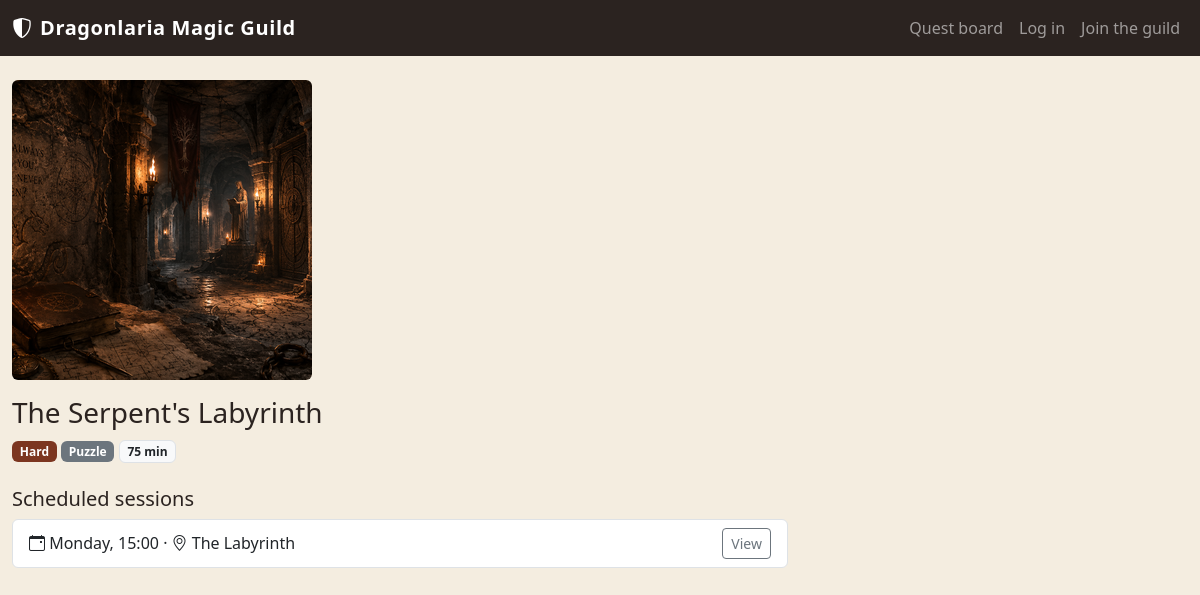
Before: /quests/1 with the older database file.
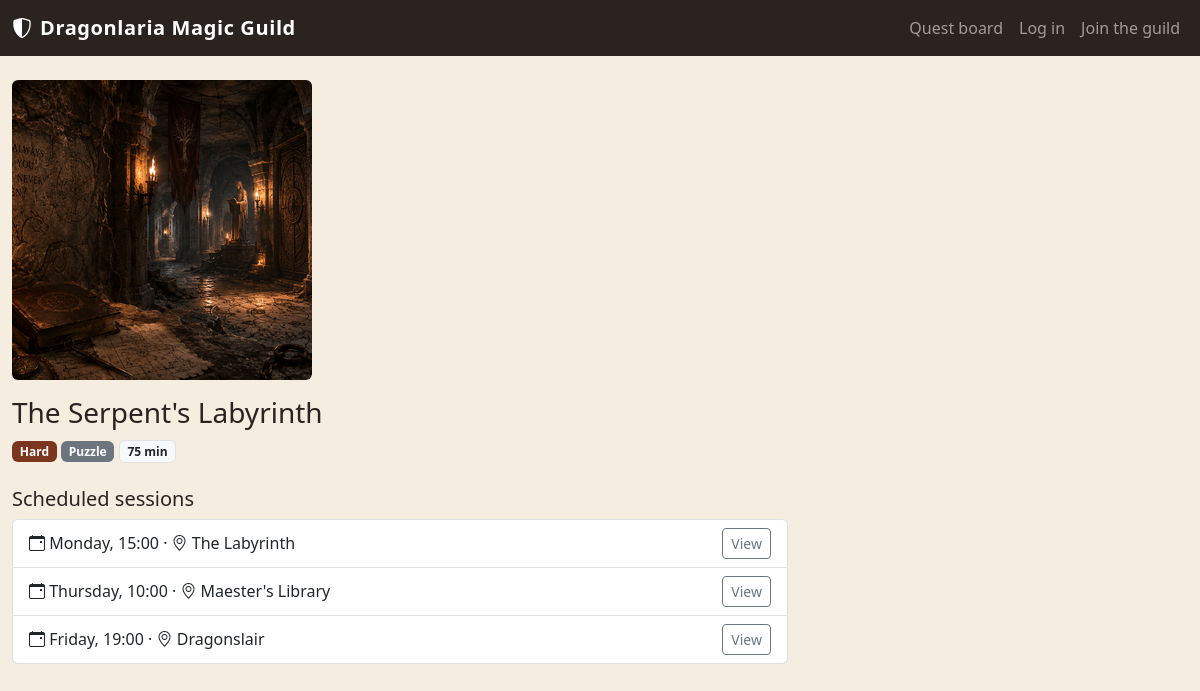
After: the same page with the newer database file.
### tables this page shows
CREATE TABLE "QUEST_SESSIONS" (
	"session_id"	INTEGER NOT NULL UNIQUE,
	"quest_id"	INTEGER NOT NULL,
	"day"	TEXT NOT NULL,
	"start_time"	TEXT NOT NULL,
	"location"	TEXT NOT NULL,
	PRIMARY KEY("session_id" AUTOINCREMENT),
	FOREIGN KEY("quest_id") REFERENCES "QUESTS"("quest_id")
);

### app.py (the view)
@app.route("/quests/<int:quest_id>")
def quest(quest_id):
    quest_db = quests_dao.get_quest_by_id(quest_id)
    if quest_db is None:
        flash("Quest not found", "danger")
        return redirect(url_for("homepage"))
    sessions = quest_sessions_dao.get_sessions_by_quest(quest_id)
    return render_template("public/quest.html", quest=quest_db, sessions=sessions)

### quest_sessions_dao.py (called while the page is built)
def get_sessions_by_quest(quest_id):
    query = "SELECT * FROM QUEST_SESSIONS WHERE quest_id = ?"
    conn = sqlite3.connect("database/myquest.db")
    conn.row_factory = sqlite3.Row
    cursor = conn.cursor()
    cursor.execute(query, (quest_id,))
    db_sessions = cursor.fetchall()
    cursor.close()
    conn.close()
    return db_sessions

### quests_dao.py (called while the page is built)
def get_quest_by_id(quest_id):
    query = "SELECT * FROM QUESTS WHERE quest_id = ?"
    conn = sqlite3.connect("database/myquest.db")
    conn.row_factory = sqlite3.Row
    cursor = conn.cursor()
    cursor.execute(query, (quest_id,))
    db_quest = cursor.fetchone()
    cursor.close()
    conn.close()
    return db_quest

### templates/public/quest.html (shortened to what this page needs)
{% extends "base.html" %}
{% block content %}
<div class="col-12 col-lg-8">
  <article>
    {% if quest.image_path %}
    <img src="{{ url_for('static', filename=quest.image_path) }}" class="img-fluid rounded mb-3" alt="Illustration for {{ quest.title }}">
    {% endif %}
    <h1 class="h3">{{ quest.title }}</h1>
    <p>
      <span class="badge badge-difficulty-{{ quest.difficulty }}">{{ quest.difficulty|capitalize }}</span>
      <span class="badge bg-secondary">{{ quest.quest_type|capitalize }}</span>
      <span class="badge bg-light text-dark border">{{ quest.dur_mins }} min</span>
    </p>
    <h2 class="h5 mt-4">Scheduled sessions</h2>
    {% if sessions|length == 0 %}
    <p class="text-muted">No sessions have been scheduled for this quest yet.</p>
    {% else %}
    <ul class="list-group">
      {% for s in sessions %}
      <li class="list-group-item d-flex justify-content-between align-items-center">
        <span>
          <i class="bi bi-calendar-event"></i> {{ s.day }}, <time>{{ s.start_time }}</time>
          &middot; <i class="bi bi-geo-alt"></i> {{ s.location }}
        </span>
        <a href="{{ url_for('session', session_id=s.session_id) }}" class="btn btn-outline-secondary btn-sm">View</a>
      </li>
      {% endfor %}
    </ul>
    {% endif %}
  </article>
</div>
{% endblock %}

Changed rows visible on the page:
added QUEST_SESSIONS: day "Thursday", start_time "10:00", location "Maester's Library"
added QUEST_SESSIONS: day "Friday", start_time "19:00", location "Dragonslair"
